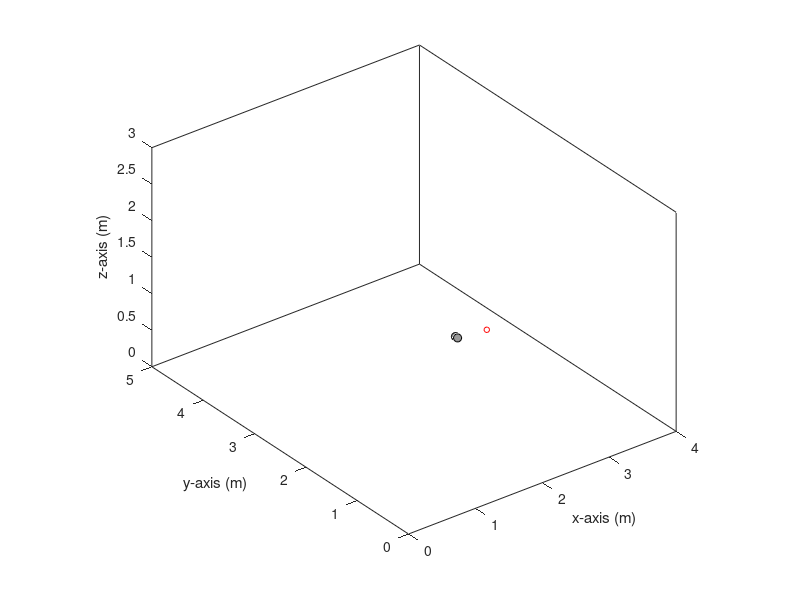

Write the MATLAB code that produced this figure.
function [SetupStruc] = ISM_setup()
%ISM_setup  Environmental parameters for image-source method simulation
%
% [SetupStruc] = ISM_setup()
%
% This function can be used as a template for the definition of the
% different parameters for an image-source method simulation, typically
% providing inputs to the functions 'ISM_RIR_bank.m' as well as
% 'fast_ISM_RIR_bank.m' (Lehmann & Johansson's ISM implementations). This
% function returns the structure 'SetupStruc' with the following fields:
%
%          Fs: sampling frequency in Hz.
%        room: 1-by-3 vector of enclosure dimensions (in m),
%              [x_length y_length z_length].
%     mic_pos: N-by-3 matrix, [x1 y1 z1; x2 y2 z2; ...] positions of N
%              microphones in the environment (in m).
%    src_traj: M-by-3 matrix, [x1 y1 z1; x2 y2 z2; ...] positions of M
%              source trajectory points in the environment (in m).
%  T20 or T60: scalar value (in s), desired reverberation time.
%           c: (optional) sound velocity (in m/s).
% abs_weights: (optional) 1-by-6 vector of absorption coefficients weights,
%              [w_x1 w_x2 w_y1 w_y2 w_z1 w_z2].
%
% The structure field 'c' is optional in the sense that the various
% functions developed in relation to Lehmann & Johansson's ISM
% implementation assume a sound velocity of 343 m/s by default. If defined
% in the function below, the field 'SetupStruc.c' will take precedence and
% override the default value with another setting.
%
% The field 'abs_weight' corresponds to the relative weights of each of the
% six absorption coefficients resulting from the desired reverberation time
% T60. For instance, defining 'abs_weights' as [0.8 0.8 1 1 0.6 0.6] will
% result in the absorption coefficients (alpha) for the walls in the
% x-dimension being 20% smaller compared to the y-dimension walls, whereas
% the floor and ceiling will end up with absorption coefficients 40%
% smaller (e.g., to simulate the effects of a concrete floor and ceiling).
% Note that setting some of the 'abs_weight' parameters to 1 does NOT mean
% that the corresponding walls will end up with a total absorption! If the
% field 'abs_weight' is omitted, the various functions developed in
% relation to Lehmann & Johansson's ISM implementation will set the
% 'abs_weight' parameter to [1 1 1 1 1 1], which will lead to uniform
% absorption coefficients for all room boundaries.
%
% The structure 'SetupStruc' may contain one of the two fields 'T60' or
% 'T20'. T60 corresponds to the time required by the impulse response to
% decay by 60dB, whereas T20 is defined as the time required for the
% impulse response to decay from -5 to -25dB. Simply define either one of
% these fields in the file below. Set this value to 0 for anechoic
% environments (direct path only).

SetupStruc.Fs = 8000;                 % sampling frequency in Hz

% SetupStruc.c = 343;                   % (optional) propagation speed of acoustic waves in m/s

SetupStruc.room = [4  5  3];        % room dimensions in m

% SetupStruc.mic_pos = [1.6  1  1.3;    % [x y z] positions of a microphone array in m
%                       1.4  1  1.3;
%                       1.2  1  1.3];

SetupStruc.mic_pos = [1.5 1 1.7;
    1.5 1.04 1.7
    ];

% SetupStruc.src_traj = [linspace(1,2,101).'  ones(101,1)*3  ones(101,1)*1.7];   % [x y z] positions of source trajectory in m.
SetupStruc.src_traj = [1.5+0.4*cos(pi/16) 1.02-0.4*sin(pi/16) 1.7];

%% defines a straight line in front of the mic array, with 101 source points along the trajectory (1cm distance increment).

SetupStruc.T60 = 0.2;                 % reverberation time T60, or define a T20 field instead!
% SetupStruc.T20 = 0.15;                % reverberation time T20, or define a T60 field instead!

SetupStruc.abs_weights = [0.6  0.9  0.5  0.6  1.0  0.8];    % (optional) weights for the resulting alpha coefficients.
%% simulates a carpeted floor, and sound-absorbing material on the ceiling and the second x-dimension wall.


%% Uncomment the following for a 3D plot of the above setup:
plot3(SetupStruc.src_traj(:,1),SetupStruc.src_traj(:,2),SetupStruc.src_traj(:,3),'ro-','markersize',4); hold on;
plot3(SetupStruc.mic_pos(:,1),SetupStruc.mic_pos(:,2),SetupStruc.mic_pos(:,3),'ko','markerfacecolor',ones(1,3)*.6);
hold on;
axis equal; axis([0 SetupStruc.room(1) 0 SetupStruc.room(2) 0 SetupStruc.room(3)]);
box on; xlabel('x-axis (m)'); ylabel('y-axis (m)'); zlabel('z-axis (m)');
hold on;
